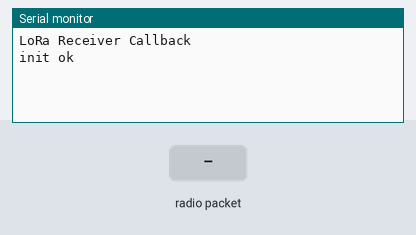
Bench run of a sketch on a simulated ESP32. Shown: the last lines printed to the serial monitor. The test bench sets the inputs (shaded band). No radio packets arrive unless stated.

Above: at 1.2 s.
1.3 s: radio packet "1" arrives
At 1.8 s:
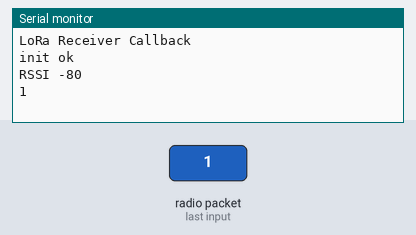
2.8 s: radio packet "0" arrives
At 3.1 s:
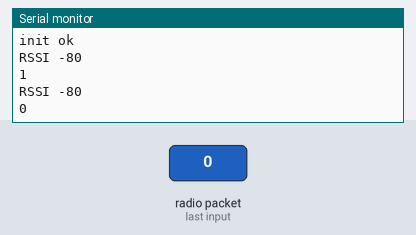
4.3 s: radio packet "2" arrives
At 5.4 s:
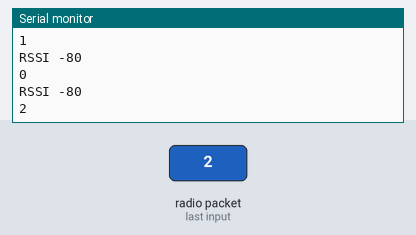

Measured:
- after the input at 1.3 s, the serial monitor: prints a new line at once (image 1)
- after the input at 2.8 s, the serial monitor: prints a new line at once (image 2)
- after the input at 4.3 s, the serial monitor: prints a new line at once (image 3)

The sketch:

LoRa_Receive.ino
```cpp
#include <SPI.h>
#include <LoRa.h>
#include <Wire.h>
#include "SSD1306.h"
#include "images.h"

#define SCK     5    // GPIO5  -- SX1278's SCK
#define MISO    19   // GPIO19 -- SX1278's MISO
#define MOSI    27   // GPIO27 -- SX1278's MOSI
#define SS      18   // GPIO18 -- SX1278's CS
#define RST     14   // GPIO14 -- SX1278's RESET
#define DI0     26   // GPIO26 -- SX1278's IRQ(Interrupt Request)
#define BAND    923E6

String rssi = "RSSI --";
String packSize = "--";
String packet ;

void cbk(int packetSize) {
  packet ="";
  packSize = String(packetSize,DEC);
  for (int i = 0; i < packetSize; i++) { packet += (char) LoRa.read(); }
  rssi = "RSSI " + String(LoRa.packetRssi(), DEC) ;
  Serial.println(rssi);
  Serial.println(packet);
}

void setup() {
  Serial.begin(115200);
  while (!Serial);
  Serial.println();
  Serial.println("LoRa Receiver Callback");
  SPI.begin(SCK,MISO,MOSI,SS);
  LoRa.setPins(SS,RST,DI0);
  if (!LoRa.begin(923E6)) {
    Serial.println("Starting LoRa failed!");
    while (1);
  }
  //LoRa.onReceive(cbk);
  LoRa.receive();
  Serial.println("init ok");
}

void loop() {
  int packetSize = LoRa.parsePacket();
  if (packetSize) { cbk(packetSize);  }
  delay(10);
}
```

Source omitted: images.h (data table, 5377 bytes)
